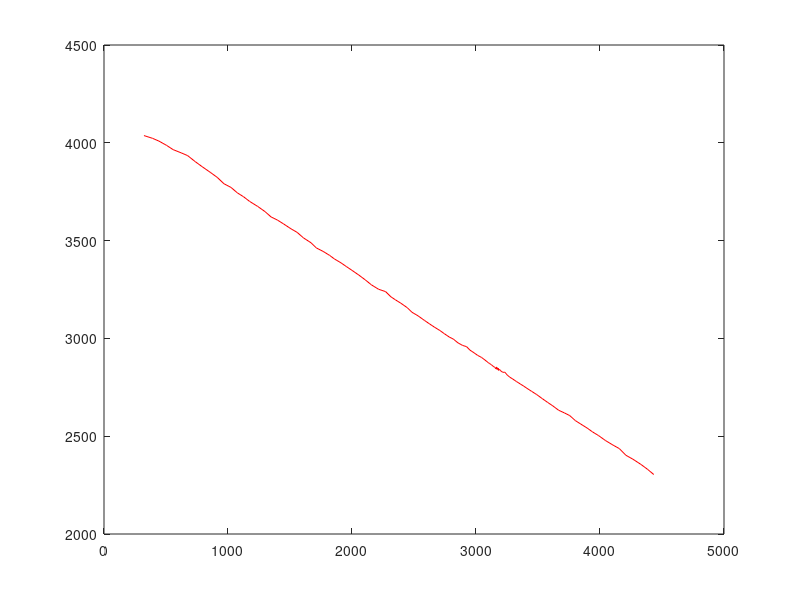

MATLAB code for this plot:
% SW

% The variable that you may play with is a, b and kexi which can control
% the staring point, the stopping point and the velocity. It is suggested that the x coordinate of the stopping
% point should be smaller than the x coordinate of the starting point for
% the SW case. For kexi, it is suggested that it should be less than 1. At least, it
% should be less than 1 at the intersection point.

function[xx,yy,k]=SW2()

x=[ 4490        4434        4379        4323        4264        4209        4154 ...
    4102        4046        3994        3944        3898 ...
    3850        3805        3760 ...
    3718        3675        3629        3584        3543        3499        3452 ...
    3427        3392        3360        3332        3302        3274        3253 ...
    3230        3215        3201        3195        3192        3187        3185 ...
    3182        3179        3181        3183        3179        3179        3183 ...
    3179        3178        3178        3177        3177        3176        3173 ...
    3171        3174        3171        3164        3164        3159        3167 ...
    3170        3176        3172        3172        3173        3169        3171 ...
    3174        3174        3173        3170        3170        3166        3161 ...
    3152        3139        3123        3108        3090        3062        3037 ...
    3004        2977        2944        2916        2886        2847        2811 ...
    2770        2731        2686        2647        2602        2554        2510 ...
    2471        2414        2368        2321        2273        2226        2170 ...
    2118        2068        2014        1962        1912        1856        1812 ...
    1764        1710        1657        1603        1550        1498        1439 ...
    1391        1339        1288        1230        1175        1131        1073 ...
    1024         970         918         864         804         753         697 ...
    642         585         528         470         411         351         288 ...
    56];

y=[ 2276        2304        2333        2359        2383        2408  ...
    2432        2456        2477        2501        2520        2541  ...
    2560        2578 ...
    2598        2617        2635        2651        2670        2688 ...
    2709        2728        2738        2753        2766        2777 ...
    2790        2801        2812        2823        2827        2833 ...
    2837        2836        2839        2840        2843        2842 ...
    2842        2840        2842        2843        2840        2841 ...
    2845        2844        2844        2843        2846        2846 ...
    2845        2845        2847        2849        2849        2852 ...
    2846        2846        2843        2843        2846        2844 ...
    2848        2850        2846        2848        2846        2846 ...
    2846        2847        2848        2852        2857        2866 ...
    2872        2880        2895        2906        2916        2930 ...
    2943        2956        2966        2980        3000        3011 ...
    3031        3050        3064        3085        3104        3127 ...
    3145        3172        3190        3209        3233        3252 ...
    3274        3294        3318        3342        3364        3386 ...
    3407        3428        3446        3469        3495        3516 ...
    3540        3565        3589        3608        3630        3653 ...
    3679        3700        3722        3745        3772        3795 ...
    3821        3846        3872        3896        3921        3941 ...
    3963        3978        4000        4019        4031        4044 ...
    4089];

a=x(2); %3100;
b=x(end-1); %;1500;
kexi=0.1;
D=5;

try
    
    v_x=zeros(1,length(x)-1);
    
    for i=1:1:(length(x)-1)
        
        v_x(i)=x(i+1)-x(i)+0.0001*randn; % calculate the velocity of the original data
        
    end
    
    
    
    % a=4350;
    % b=970;
    % kexi=0.1;
    % D=2; % the lane width
    k=1;
    num1=1;
    num2=1;
    xx=zeros(1,200);
    yy=zeros(1,200);
    vv=zeros(1,200);
    theta=zeros(1,200);
    l=zeros(1,200); % the lane car is using
    cl=zeros(1,200); % which direction car is changing lane
    
    for i=1:1:length(x)
        
        if (x(i)==a)
            num1=i;
            break;
        end
        if (x(i)<a)
            num1=i-1+(a-x(i-1))/(x(i)-x(i-1));
            break;
        end
        
    end
    
    xx(1)=a;
    yy(1)=y(floor(num1))+((a-x(floor(num1)))/(x(floor(num1)+1)-x(floor(num1))))*(y(floor(num1)+1)-y(floor(num1)));
    
    
    while (xx(k)>b)
        vv(k)=v_x(floor(num1))*(1+0.1*randn);  % vv is the velocity of the car
        num2=num1+(vv(k)/v_x(floor(num1)));
        
        xx(k+1)=x(floor(num2))+(num2-floor(num2))*(x(floor(num2)+1)-x(floor(num2)));
        yy(k+1)=y(floor(num2))+(num2-floor(num2))*(y(floor(num2)+1)-y(floor(num2)));
        
        % rn is a random number between (0,1), and l indicates which lane car is
        % using, cl denotes which direction car is changing lane.
        rn=rand;
        if ((l(k)==0)&&(rn<0.1))
            l(k+1)=1;
            cl(k+1)=1;
        end
        if ((l(k)==0)&&(rn>0.9))
            l(k+1)=-1;
            cl(k+1)=-1;
        end
        if ((l(k)==1)&&(rn<0.1))
            l(k+1)=0;
            cl(k+1)=-1;
        end
        if ((l(k)==-1)&&(rn>0.9))
            l(k+1)=0;
            cl(k+1)=1;
        end
        
        % change the coordinates with lane change
        
        theta(k+1)=atan((yy(k+1)-yy(k))./(xx(k+1)-xx(k)));
        
        xx(k+1)=xx(k+1)+D*sin(theta(k+1))*cl(k+1);
        yy(k+1)=yy(k+1)-D*cos(theta(k+1))*cl(k+1);
        
        num1=num2;
        k=k+1;
        
    end
    if isempty(find(isnan(xx))) &&  isempty(find(isnan(yy)))
        %         for i=1:1:k-1
        %             plot(xx(i),yy(i),'r');
        %             drawnow;
        %             %             pause(0.1);
        %         end
        plot(xx(1:k-1),yy(1:k-1),'r'); drawnow;
    end
catch ME
end

end

